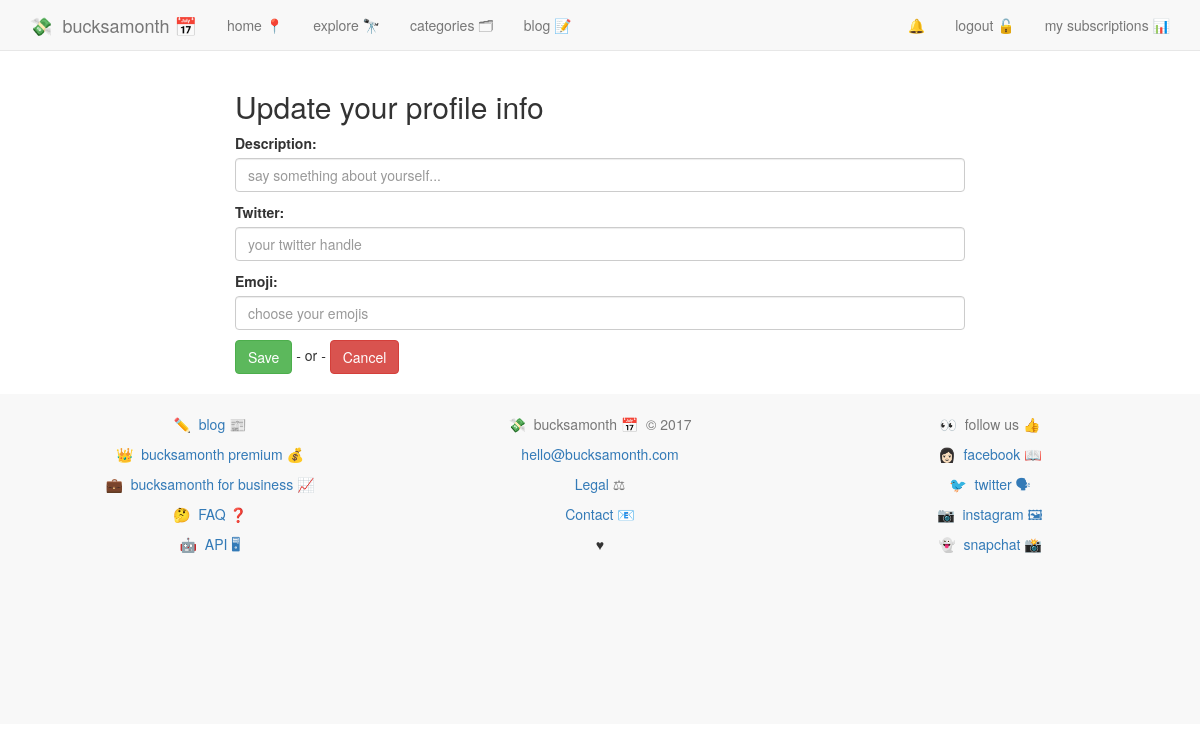
The app's page /account/profile/edit/ (signed in), older data.
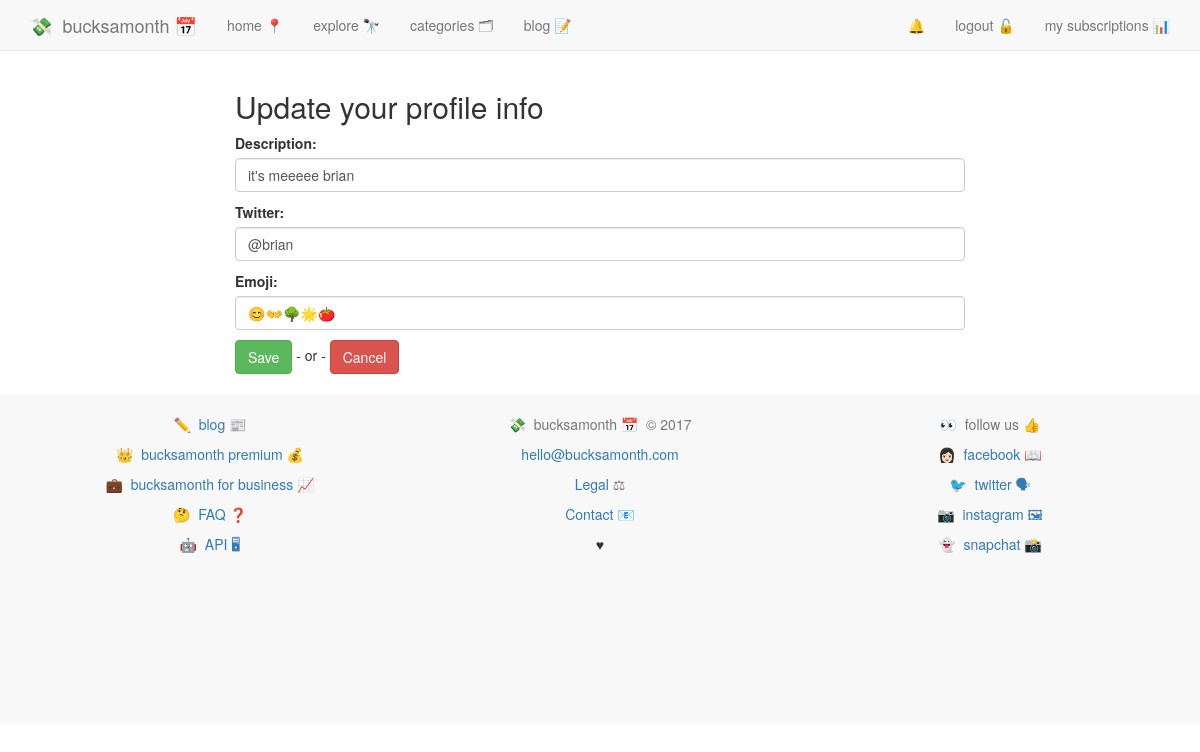
The same page, newer data.
### accounts/models.py (models this page shows, shortened)
class UserProfile(models.Model):
	user = models.OneToOneField(User)
	description = models.CharField(max_length=100, default='')
	twitter = models.CharField(max_length=100, default='')
	emoji = models.CharField(max_length=10, default='')
	setup = models.BooleanField(default=False)
	uid = models.CharField(default=uuid.uuid4, max_length=40)
	email_valid = models.BooleanField(default=False)

### accounts/views.py (the view)
def update_personal_info(request):
	if request.user.is_authenticated():
		user_profile = UserProfile.objects.get(user=request.user)
		form = EditPersonalInfoForm(request.POST or None, instance=request.user.userprofile)
		context = {
			'form':form,
		}
		if request.method=="POST":
			if form.is_valid():
				instance = form.save(commit=False)
				instance.setup = True
				instance.save()
				return redirect('accounts:profile')
		return render(request, 'accounts/userprofile_form.html', context)
	else:
		messages.success(request, "you can't do that")
		return redirect('services:home')

### accounts/forms.py
class EditPersonalInfoForm(forms.ModelForm):
	setup = forms.BooleanField(required=False, widget=forms.HiddenInput)
	description = forms.CharField(widget=forms.TextInput(
		attrs={
		'class':'form-control',
		'placeholder': "say something about yourself...",
		}))
	twitter = forms.CharField(widget=forms.TextInput(
		attrs={
		'class':'form-control',
		'placeholder': "your twitter handle",
		}))
	emoji = forms.CharField(widget=forms.TextInput(
		attrs={
		'class':'form-control',
		'placeholder': "choose your emojis",
		}))
	class Meta:
		model = UserProfile
		fields = (
			'description',
			'twitter',
			'emoji',
			'setup',
			)

### accounts/templates/accounts/userprofile_form.html (shortened to what this page needs)
{% extends 'base.html' %}
{% block content %}
{% include 'nav.html' %}
<div class="container">
<div class="col-md-8 col-md-offset-2">
<h2>Update your profile info</h2>
<form type="" method="post">
{{ form.as_p }}
<input type="submit" class="btn btn-success" value="Save"></input> - or -
<a class="btn btn-danger" href="{% url 'accounts:profile' %}">Cancel</a>
</form>
</div>
</div>
{% endblock %}

Row changes from the older to the newer data that the page shows:
now on this page (row edited): UserProfile: description "it's meeeee brian", twitter "@brian", emoji "😊👐🌳🌟🍅"
